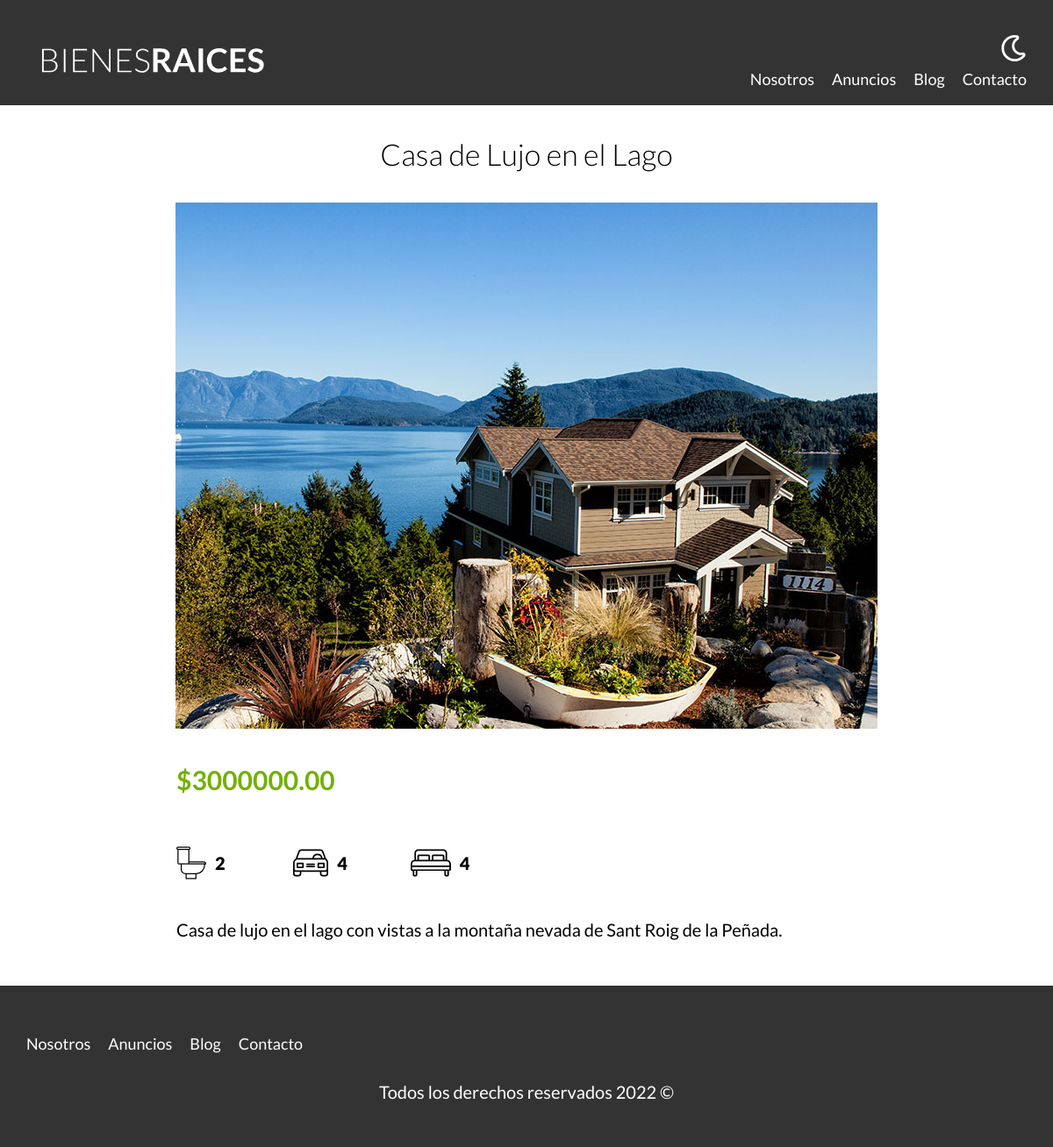
The app's page /anuncio.php?id=1 with its own data.
### tables this page shows
CREATE TABLE `propiedades` (
  `id` int NOT NULL AUTO_INCREMENT,
  `titulo` varchar(60) DEFAULT NULL,
  `precio` decimal(10,2) DEFAULT NULL,
  `imagen` varchar(200) DEFAULT NULL,
  `descripcion` longtext,
  `habitaciones` int DEFAULT NULL,
  `wc` int DEFAULT NULL,
  `estacionamiento` int DEFAULT NULL,
  `creado` date DEFAULT NULL,
  `vendedorId` int DEFAULT NULL,
  PRIMARY KEY (`id`),
  KEY `vendedorId_FK_idx` (`vendedorId`),
  CONSTRAINT `vendedorId_FK` FOREIGN KEY (`vendedorId`) REFERENCES `vendedores` (`id`)
);

### anuncio.php (the view, shortened to what this page needs)
<?php
require 'includes/funciones.php';
$id = isset($_GET['id']) ? filter_var($_GET['id'], FILTER_VALIDATE_INT) : '';
$error = isset($_GET['error']) ?  filter_var($_GET['error'], FILTER_VALIDATE_INT) : '';
$query = "SELECT * FROM propiedades WHERE id=$id";
if(!$error){
    $resultadoConsulta = mysqli_query($db, $query);
    $propiedad = mysqli_fetch_assoc($resultadoConsulta);
}
?>
    <main class="contenedor seccion contenido-centrado">
        <?php if(!$error): ?>
        <h2><?= $propiedad['titulo']; ?></h2>
        <img loading="lazy" src="/imagenes/<?= $propiedad['imagen']; ?>" alt="Imagen de la <?= $propiedad['titulo']; ?>" title="Imagen de la <?= $propiedad['titulo']; ?>">
        <div class="resumen-propiedad">
            <p class="precio">$<?= $propiedad['precio']; ?></p>
            <ul class="iconos-caracteristicas">
                <li>
                    <img loading="lazy" src="build/img/icono_wc.svg" alt="icono WC">
                    <p><?= $propiedad['wc']; ?></p>
                </li>
                <li>
                    <img loading="lazy" src="build/img/icono_estacionamiento.svg" alt="icono estacionamiento">
                    <p><?= $propiedad['estacionamiento']; ?></p>
                </li>
                <li>
                    <img loading="lazy" src="build/img/icono_dormitorio.svg" alt="icono dormitorio">
                    <p><?= $propiedad['habitaciones']; ?></p>
                </li>
            </ul>
            <p><?= $propiedad['descripcion']; ?></p>
        </div>
        <?php endif; ?>
    </main>

### build/css/app.css (style rules this page uses)
html { -webkit-text-size-adjust:100%;line-height:1.15 }
body { margin:0 }
main { display:block }
img { border-style:none }
html { box-sizing:border-box;font-size:62.5% }
*,:after,:before { box-sizing:inherit }
body { font-family:Lato,sans-serif;font-size:1.6rem;line-height:1.8 }
p { color:#000;font-size:2rem }
.contenedor { margin:0 auto;max-width:120rem;width:95% }
img,picture { display:block;height:auto;width:100% }
h1,h2,h3 { font-family:Lato,sans-serif;font-weight:300;margin:2.5rem 0;text-align:center }
h2 { font-size:3.4rem }
.seccion { margin-bottom:2.5rem;margin-top:2.5rem }
.contenido-centrado { max-width:80rem }
.precio { color:#71b100;font-size:3rem;font-weight:700 }
.iconos-caracteristicas { display:flex;list-style:none;max-width:40rem;padding:0 }
.iconos-caracteristicas li { display:flex;flex:1 }
.iconos-caracteristicas li img { flex:0 0 3rem;margin-right:1rem }
.iconos-caracteristicas li p { font-weight:900 }
.resumen-propiedad { border:1px solid #fff }

### records on screen
propiedades: titulo "Casa de Lujo en el Lago", imagen (picture), precio "3000000.00", wc "2", estacionamiento "4", habitaciones "4", descripcion "Casa de lujo en el lago con vistas a la montaña nevada de Sant Roig de la Peñada."
